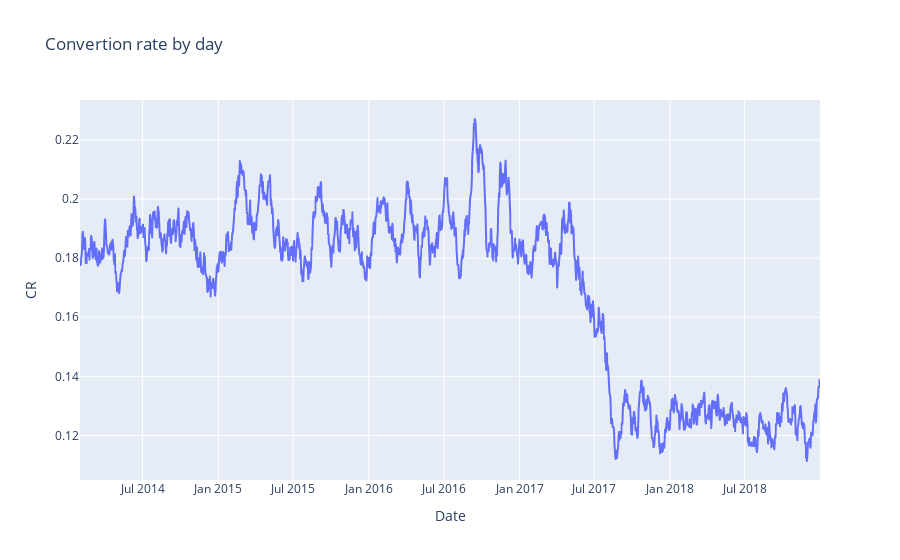

Notebook code cell kept with this figure:
### Code cell
fig = px.line(cr_by_day_rolling_, x='Date', y='CR', title='Convertion rate by day\n')
fig.show()

### Figure 1 — Plotly figure (JSON) as saved in the notebook; plotly's stock layout.template omitted (floating-point values rounded to 4 significant figures; data arrays with more than 128 entries replaced by an {"elided": "..."} marker saying what was removed)
{"data": [{"hovertemplate": "Date=%{x}<br>CR=%{y}<extra></extra>", "legendgroup": "", "line": {"color": "#636efa", "dash": "solid"}, "marker": {"symbol": "circle"}, "mode": "lines", "name": "", "showlegend": false, "x": {"elided": "1797 str values"}, "xaxis": "x", "y": {"elided": "1797 float values"}, "yaxis": "y", "type": "scattergl"}], "layout": {"xaxis": {"anchor": "y", "domain": [0.0, 1.0], "title": {"text": "Date"}}, "yaxis": {"anchor": "x", "domain": [0.0, 1.0], "title": {"text": "CR"}}, "legend": {"tracegroupgap": 0}, "title": {"text": "Convertion rate by day\n"}}}
